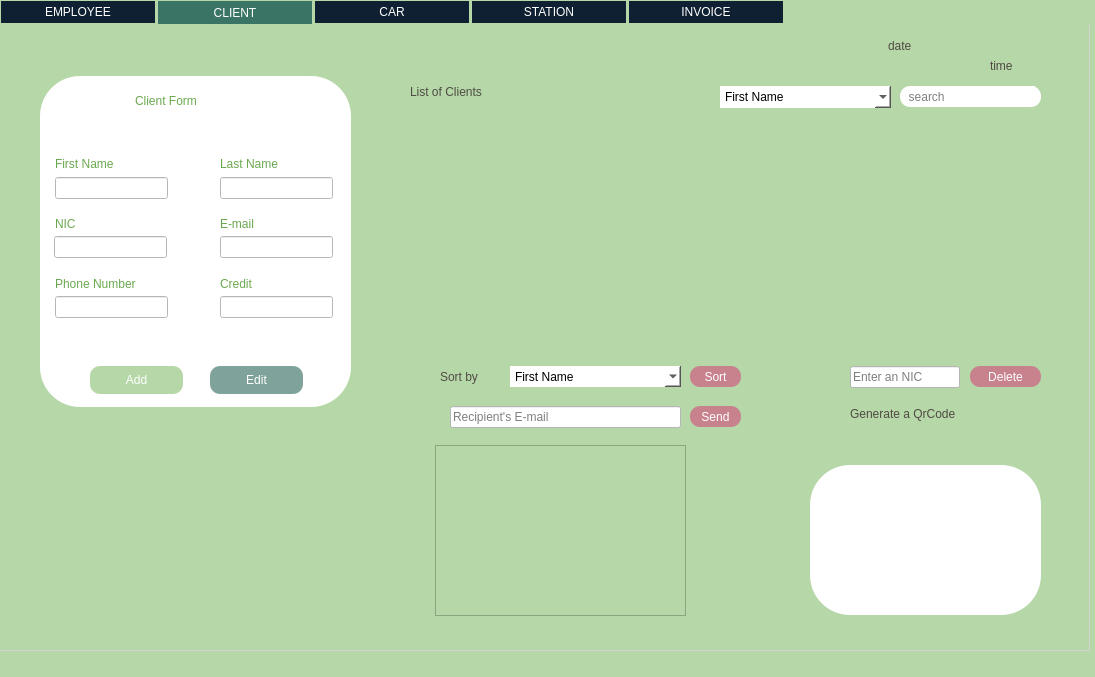
<?xml version="1.0" encoding="UTF-8"?>
<ui version="4.0">
 <class>MainWindow</class>
 <widget class="QMainWindow" name="MainWindow">
  <property name="geometry">
   <rect>
    <x>0</x>
    <y>0</y>
    <width>1095</width>
    <height>677</height>
   </rect>
  </property>
  <property name="windowTitle">
   <string>MainWindow</string>
  </property>
  <property name="styleSheet">
   <string notr="true">QWidget
{
	background-color: rgb(182, 215, 168);
}</string>
  </property>
  <widget class="QWidget" name="centralwidget">
   <widget class="QTabWidget" name="tabWidget">
    <property name="geometry">
     <rect>
      <x>-1</x>
      <y>0</y>
      <width>1091</width>
      <height>651</height>
     </rect>
    </property>
    <property name="styleSheet">
     <string notr="true">QTabWidget:pane {
border: 1px solid gray;
}
QTabWidget::pane {
  border: 1px solid lightgray;
  top:-1px; 
  background:rgb(0, 170, 255); 
} 

QTabBar::tab {
  background:rgb(255, 0, 0); 
  border: 1px rgb(0, 85, 255); 
  padding: 15px;
} 

QTabBar::tab:selected { 
  background: rgb(245, 245, 245); 
  margin-bottom: -1px; 
}
QTabWidget {  
    background-color:#B6D7A8;
    border-top: 2px solid #B6D7A8;  
} 
QTabWidget::pane { /* The tab widget frame */  
    border-top: 3px solid #B6D7A8;  
} 
 /* Style the tab using the tab sub-control. Note that 
    it reads QTabBar _not_ QTabWidget */  
QTabBar::tab {  
    background-color:#0f2033;
    border: 1px solid #B6D7A8;  
    min-width: 150px; 
    min-height:22px;
    padding: 0px  2px; 
    color: rgb(255, 255, 255);
    margin-left: 1px;
    font: 75 10pt &quot;Berlin Sans FB&quot;;
}  
  
QTabBar::tab:selected, QTabBar::tab:hover {  
    background-color:#397465;
    margin-top: 0px;
    
}  
  

  
QTabBar::tab:!selected {  
    /*margin-top: 5px;  make non-selected tabs look smaller */  
}  

</string>
    </property>
    <property name="currentIndex">
     <number>1</number>
    </property>
    <widget class="QWidget" name="tab">
     <attribute name="title">
      <string>EMPLOYEE</string>
     </attribute>
    </widget>
    <widget class="QWidget" name="tabClient">
     <attribute name="title">
      <string>CLIENT</string>
     </attribute>
     <widget class="QTableView" name="tableView">
      <property name="geometry">
       <rect>
        <x>410</x>
        <y>100</y>
        <width>631</width>
        <height>221</height>
       </rect>
      </property>
      <property name="styleSheet">
       <string notr="true">QHeaderView::section {
    background-color: #7FA39A;
    border: none;
    padding: 5px;
}

QHeaderView::section:first {
    border-top-left-radius: 10px;
    border-bottom-left-radius: 10px;
}

QHeaderView::section:last {
    border-top-right-radius: 10px;
    border-bottom-right-radius: 10px;
}

QTableView::item {
    background-color: white;
    border: none;
    padding: 5px;
    margin-top: 10px;
    text-align: center; /* align item content */
}

QTableView::item:first {
    border-top-left-radius: 10px;
    border-bottom-left-radius: 10px;
    margin-top: 0;
}

QTableView::item:last {
    border-top-right-radius: 10px;
    border-bottom-right-radius: 10px;
}

QTableView::item:selected {
    color: #397465;
}

QTableView::horizontalHeader {
    border: none;
}

QTableView::verticalHeader {
    border: none;
}

QTableView {
    border: none;
    padding-top: 10px;
    margin-right: 10px;
}
QScrollBar:vertical { background-color: #7FA39A; }
</string>
      </property>
      <property name="alternatingRowColors">
       <bool>false</bool>
      </property>
      <property name="showGrid">
       <bool>false</bool>
      </property>
      <property name="cornerButtonEnabled">
       <bool>false</bool>
      </property>
      <attribute name="horizontalHeaderVisible">
       <bool>false</bool>
      </attribute>
      <attribute name="horizontalHeaderCascadingSectionResizes">
       <bool>false</bool>
      </attribute>
      <attribute name="horizontalHeaderHighlightSections">
       <bool>false</bool>
      </attribute>
      <attribute name="horizontalHeaderStretchLastSection">
       <bool>false</bool>
      </attribute>
      <attribute name="verticalHeaderVisible">
       <bool>false</bool>
      </attribute>
      <attribute name="verticalHeaderCascadingSectionResizes">
       <bool>false</bool>
      </attribute>
      <attribute name="verticalHeaderHighlightSections">
       <bool>false</bool>
      </attribute>
      <attribute name="verticalHeaderStretchLastSection">
       <bool>false</bool>
      </attribute>
     </widget>
     <widget class="QLineEdit" name="searchEdit">
      <property name="geometry">
       <rect>
        <x>900</x>
        <y>60</y>
        <width>141</width>
        <height>21</height>
       </rect>
      </property>
      <property name="styleSheet">
       <string notr="true">QLineEdit
{
	background-color: rgb(255, 255, 255);
	border-radius: 10px;
	font: 9pt &quot;Berlin Sans FB&quot;;
}</string>
      </property>
      <property name="text">
       <string/>
      </property>
      <property name="placeholderText">
       <string>  search</string>
      </property>
     </widget>
     <widget class="QComboBox" name="searchCombo">
      <property name="geometry">
       <rect>
        <x>720</x>
        <y>60</y>
        <width>171</width>
        <height>22</height>
       </rect>
      </property>
      <property name="styleSheet">
       <string notr="true">QComboBox
{
	background-color: rgb(255, 255, 255);
	border-radius: 20px;
	font: 9pt &quot;Berlin Sans FB&quot;;

}</string>
      </property>
      <item>
       <property name="text">
        <string>First Name</string>
       </property>
      </item>
      <item>
       <property name="text">
        <string>Last Name</string>
       </property>
      </item>
      <item>
       <property name="text">
        <string>NIC</string>
       </property>
      </item>
     </widget>
     <widget class="QLineEdit" name="deleteEdit">
      <property name="geometry">
       <rect>
        <x>850</x>
        <y>340</y>
        <width>110</width>
        <height>22</height>
       </rect>
      </property>
      <property name="styleSheet">
       <string notr="true">QLineEdit
{
	background-color: rgb(255, 255, 255);
	font: 9pt &quot;Berlin Sans FB&quot;;
}</string>
      </property>
      <property name="placeholderText">
       <string>Enter an NIC</string>
      </property>
     </widget>
     <widget class="QGroupBox" name="Form">
      <property name="geometry">
       <rect>
        <x>40</x>
        <y>50</y>
        <width>311</width>
        <height>331</height>
       </rect>
      </property>
      <property name="styleSheet">
       <string notr="true">QGroupBox
{
	background-color: rgb(255, 255, 255);
	color: rgb(255, 255, 255);
	border-radius: 40px;
}</string>
      </property>
      <property name="title">
       <string/>
      </property>
      <widget class="QLabel" name="FormLabel">
       <property name="geometry">
        <rect>
         <x>95</x>
         <y>15</y>
         <width>121</width>
         <height>20</height>
        </rect>
       </property>
       <property name="styleSheet">
        <string notr="true">QLabel
{
	background-color: rgb(255, 255, 255);
	color: rgb(106, 168, 79);
	font: 15pt &quot;Berlin Sans FB&quot;;
	text-align: right;
}</string>
       </property>
       <property name="text">
        <string>Client Form</string>
       </property>
      </widget>
      <widget class="QLabel" name="icon">
       <property name="geometry">
        <rect>
         <x>30</x>
         <y>5</y>
         <width>31</width>
         <height>41</height>
        </rect>
       </property>
       <property name="styleSheet">
        <string notr="true">QLabel
{
	background-color: rgb(255, 255, 255);
}</string>
       </property>
       <property name="text">
        <string/>
       </property>
       <property name="pixmap">
        <pixmap>feedback.png</pixmap>
       </property>
      </widget>
      <widget class="QLabel" name="fnameLabel">
       <property name="geometry">
        <rect>
         <x>15</x>
         <y>80</y>
         <width>91</width>
         <height>16</height>
        </rect>
       </property>
       <property name="styleSheet">
        <string notr="true">QLabel
{
	background-color: rgb(255, 255, 255);
	color: rgb(106, 168, 79);
	font: 10pt &quot;Berlin Sans FB&quot;;
	text-align: right;
}</string>
       </property>
       <property name="text">
        <string>First Name</string>
       </property>
      </widget>
      <widget class="QLabel" name="lnameLabel">
       <property name="geometry">
        <rect>
         <x>180</x>
         <y>80</y>
         <width>81</width>
         <height>16</height>
        </rect>
       </property>
       <property name="styleSheet">
        <string notr="true">QLabel
{
	background-color: rgb(255, 255, 255);
	color: rgb(106, 168, 79);
	font: 10pt &quot;Berlin Sans FB&quot;;
	text-align: right;
}</string>
       </property>
       <property name="text">
        <string>Last Name</string>
       </property>
      </widget>
      <widget class="QLineEdit" name="fnameEdit">
       <property name="geometry">
        <rect>
         <x>15</x>
         <y>101</y>
         <width>113</width>
         <height>22</height>
        </rect>
       </property>
       <property name="styleSheet">
        <string notr="true">QLineEdit
{
	background-color: rgb(255, 255, 255);
	border-color: rgb(106, 168, 79);
}</string>
       </property>
      </widget>
      <widget class="QLineEdit" name="lnameEdit">
       <property name="geometry">
        <rect>
         <x>180</x>
         <y>101</y>
         <width>113</width>
         <height>22</height>
        </rect>
       </property>
       <property name="styleSheet">
        <string notr="true">QLineEdit
{
	background-color: rgb(255, 255, 255);
}</string>
       </property>
      </widget>
      <widget class="QLabel" name="NIClabel">
       <property name="geometry">
        <rect>
         <x>15</x>
         <y>140</y>
         <width>56</width>
         <height>16</height>
        </rect>
       </property>
       <property name="styleSheet">
        <string notr="true">QLabel
{
	background-color: rgb(255, 255, 255);
	color: rgb(106, 168, 79);
	font: 10pt &quot;Berlin Sans FB&quot;;
	text-align: right;
}</string>
       </property>
       <property name="text">
        <string>NIC</string>
       </property>
      </widget>
      <widget class="QLabel" name="emailLabel">
       <property name="geometry">
        <rect>
         <x>180</x>
         <y>140</y>
         <width>56</width>
         <height>16</height>
        </rect>
       </property>
       <property name="styleSheet">
        <string notr="true">QLabel
{
	background-color: rgb(255, 255, 255);
	color: rgb(106, 168, 79);
	font: 10pt &quot;Berlin Sans FB&quot;;
	text-align: right;
}</string>
       </property>
       <property name="text">
        <string>E-mail</string>
       </property>
      </widget>
      <widget class="QLineEdit" name="emailEdit">
       <property name="geometry">
        <rect>
         <x>180</x>
         <y>160</y>
         <width>113</width>
         <height>22</height>
        </rect>
       </property>
       <property name="styleSheet">
        <string notr="true">QLineEdit
{
	background-color: rgb(255, 255, 255);
	border-color: rgb(106, 168, 79);
}</string>
       </property>
      </widget>
      <widget class="QLabel" name="pnbLabel">
       <property name="geometry">
        <rect>
         <x>15</x>
         <y>200</y>
         <width>111</width>
         <height>16</height>
        </rect>
       </property>
       <property name="styleSheet">
        <string notr="true">QLabel
{
	background-color: rgb(255, 255, 255);
	color: rgb(106, 168, 79);
	font: 10pt &quot;Berlin Sans FB&quot;;
	text-align: right;
}</string>
       </property>
       <property name="text">
        <string>Phone Number</string>
       </property>
      </widget>
      <widget class="QLineEdit" name="pnbEdit">
       <property name="geometry">
        <rect>
         <x>15</x>
         <y>220</y>
         <width>113</width>
         <height>22</height>
        </rect>
       </property>
       <property name="styleSheet">
        <string notr="true">QLineEdit
{
	background-color: rgb(255, 255, 255);
	border-color: rgb(106, 168, 79);
}</string>
       </property>
      </widget>
      <widget class="QPushButton" name="addButton">
       <property name="geometry">
        <rect>
         <x>50</x>
         <y>290</y>
         <width>93</width>
         <height>28</height>
        </rect>
       </property>
       <property name="styleSheet">
        <string notr="true">QPushButton
{
	background-color: rgb(182, 215, 168);
	color: rgb(255, 255, 255);
	font: 10pt &quot;Berlin Sans FB&quot;;
	border-radius: 10px;
}

QPushButton:hover
{
	
	background-color: rgb(98, 153, 75);
	color: rgb(255, 255, 255);
	font: 12pt &quot;Berlin Sans FB&quot;;
	border-radius: 10px;
}</string>
       </property>
       <property name="text">
        <string>Add</string>
       </property>
      </widget>
      <widget class="QLineEdit" name="nicEdit">
       <property name="geometry">
        <rect>
         <x>14</x>
         <y>160</y>
         <width>113</width>
         <height>22</height>
        </rect>
       </property>
       <property name="styleSheet">
        <string notr="true">QLineEdit
{
	background-color: rgb(255, 255, 255);
}</string>
       </property>
      </widget>
      <widget class="QPushButton" name="EditButton">
       <property name="geometry">
        <rect>
         <x>170</x>
         <y>290</y>
         <width>93</width>
         <height>28</height>
        </rect>
       </property>
       <property name="styleSheet">
        <string notr="true">QPushButton
{
	
	background-color: rgb(127, 163, 154);
	color: rgb(255, 255, 255);
	font: 10pt &quot;Berlin Sans FB&quot;;
	border-radius: 10px;
}

QPushButton:hover
{
    color: rgb(255, 255, 255);
	background-color: rgb(57, 116, 101);
	font: 12pt &quot;Berlin Sans FB&quot;;
	border-radius: 10px;
}</string>
       </property>
       <property name="text">
        <string>Edit</string>
       </property>
      </widget>
      <widget class="QLabel" name="creditLabel">
       <property name="geometry">
        <rect>
         <x>180</x>
         <y>200</y>
         <width>56</width>
         <height>16</height>
        </rect>
       </property>
       <property name="styleSheet">
        <string notr="true">QLabel
{
	background-color: rgb(255, 255, 255);
	color: rgb(106, 168, 79);
	font: 10pt &quot;Berlin Sans FB&quot;;
	text-align: right;
}</string>
       </property>
       <property name="text">
        <string>Credit</string>
       </property>
      </widget>
      <widget class="QLineEdit" name="creditEdit">
       <property name="geometry">
        <rect>
         <x>180</x>
         <y>220</y>
         <width>113</width>
         <height>22</height>
        </rect>
       </property>
       <property name="styleSheet">
        <string notr="true">QLineEdit
{
	background-color: rgb(255, 255, 255);
	border-color: rgb(106, 168, 79);
}
</string>
       </property>
      </widget>
      <widget class="QPushButton" name="refreshButton">
       <property name="geometry">
        <rect>
         <x>250</x>
         <y>10</y>
         <width>31</width>
         <height>31</height>
        </rect>
       </property>
       <property name="text">
        <string/>
       </property>
       <property name="icon">
        <iconset>
         <normaloff>refresh-button.png</normaloff>refresh-button.png</iconset>
       </property>
       <property name="iconSize">
        <size>
         <width>32</width>
         <height>32</height>
        </size>
       </property>
       <property name="flat">
        <bool>true</bool>
       </property>
      </widget>
     </widget>
     <widget class="QLabel" name="Sortby">
      <property name="geometry">
       <rect>
        <x>440</x>
        <y>340</y>
        <width>71</width>
        <height>21</height>
       </rect>
      </property>
      <property name="styleSheet">
       <string notr="true">QLabel
{
	color: rgb(80, 75, 67);
	font: 12pt &quot;Berlin Sans FB&quot;;
	text-align: right;
}</string>
      </property>
      <property name="text">
       <string>Sort by</string>
      </property>
     </widget>
     <widget class="QComboBox" name="sortCombo">
      <property name="geometry">
       <rect>
        <x>510</x>
        <y>340</y>
        <width>171</width>
        <height>21</height>
       </rect>
      </property>
      <property name="styleSheet">
       <string notr="true">QComboBox
{
	background-color: rgb(255, 255, 255);
	border-radius: 20px;
	font: 9pt &quot;Berlin Sans FB&quot;;

}</string>
      </property>
      <item>
       <property name="text">
        <string>First Name</string>
       </property>
      </item>
      <item>
       <property name="text">
        <string>Last Name</string>
       </property>
      </item>
      <item>
       <property name="text">
        <string>NIC</string>
       </property>
      </item>
     </widget>
     <widget class="QGroupBox" name="groupBox">
      <property name="geometry">
       <rect>
        <x>810</x>
        <y>439</y>
        <width>231</width>
        <height>150</height>
       </rect>
      </property>
      <property name="styleSheet">
       <string notr="true">QGroupBox
{
	background-color: rgb(255, 255, 255);
	color: rgb(255, 255, 255);
	border-radius: 40px;
	font: 9pt &quot;Berlin Sans FB&quot; #000000;
}</string>
      </property>
      <property name="title">
       <string/>
      </property>
      <widget class="QLabel" name="qrLabel">
       <property name="geometry">
        <rect>
         <x>55</x>
         <y>16</y>
         <width>120</width>
         <height>120</height>
        </rect>
       </property>
       <property name="styleSheet">
        <string notr="true">QLabel
{
	
	background-color: rgb(255, 255, 255);
}</string>
       </property>
       <property name="text">
        <string/>
       </property>
      </widget>
     </widget>
     <widget class="QPushButton" name="searchButton">
      <property name="geometry">
       <rect>
        <x>1014</x>
        <y>60</y>
        <width>21</width>
        <height>20</height>
       </rect>
      </property>
      <property name="styleSheet">
       <string notr="true">QPushButton
{
	background-color: rgb(255, 255, 255);
	border-radius: 40px;
}</string>
      </property>
      <property name="text">
       <string/>
      </property>
      <property name="icon">
       <iconset>
        <normaloff>search-interface-symbol.png</normaloff>search-interface-symbol.png</iconset>
      </property>
     </widget>
     <widget class="QLabel" name="mailing">
      <property name="geometry">
       <rect>
        <x>410</x>
        <y>380</y>
        <width>31</width>
        <height>21</height>
       </rect>
      </property>
      <property name="text">
       <string/>
      </property>
      <property name="pixmap">
       <pixmap>email.png</pixmap>
      </property>
     </widget>
     <widget class="QLabel" name="trashcan">
      <property name="geometry">
       <rect>
        <x>810</x>
        <y>336</y>
        <width>31</width>
        <height>31</height>
       </rect>
      </property>
      <property name="text">
       <string/>
      </property>
      <property name="pixmap">
       <pixmap>trash-can.png</pixmap>
      </property>
     </widget>
     <widget class="QLabel" name="client">
      <property name="geometry">
       <rect>
        <x>120</x>
        <y>417</y>
        <width>141</width>
        <height>171</height>
       </rect>
      </property>
      <property name="text">
       <string/>
      </property>
      <property name="pixmap">
       <pixmap>client.png</pixmap>
      </property>
     </widget>
     <widget class="QPushButton" name="sortButton">
      <property name="geometry">
       <rect>
        <x>690</x>
        <y>340</y>
        <width>51</width>
        <height>21</height>
       </rect>
      </property>
      <property name="styleSheet">
       <string notr="true">QPushButton
{
	color: rgb(255, 255, 255);
	background-color: rgb(200, 130, 142);
	font: 10pt &quot;Berlin Sans FB&quot;;
	border-radius: 10px;
}

QPushButton:hover
{
	color: rgb(255, 255, 255);
	font: 12pt &quot;Berlin Sans FB&quot;;
	background-color: rgb(167, 82, 97);
	border-radius: 10px;
}</string>
      </property>
      <property name="text">
       <string>Sort</string>
      </property>
     </widget>
     <widget class="QPushButton" name="PDFButton">
      <property name="geometry">
       <rect>
        <x>560</x>
        <y>50</y>
        <width>21</width>
        <height>28</height>
       </rect>
      </property>
      <property name="styleSheet">
       <string notr="true">QPushButton
{
qproperty-icon:: url(C:\Users\Skander\Documents\Client1\pdf-file.png);
}</string>
      </property>
      <property name="text">
       <string/>
      </property>
      <property name="icon">
       <iconset>
        <normaloff>pdf-file.png</normaloff>pdf-file.png</iconset>
      </property>
      <property name="iconSize">
       <size>
        <width>24</width>
        <height>24</height>
       </size>
      </property>
      <property name="flat">
       <bool>true</bool>
      </property>
     </widget>
     <widget class="QLabel" name="listClients">
      <property name="geometry">
       <rect>
        <x>410</x>
        <y>56</y>
        <width>141</width>
        <height>20</height>
       </rect>
      </property>
      <property name="styleSheet">
       <string notr="true">QLabel
{
	color: rgb(80, 75, 67);
	font: 15pt &quot;Berlin Sans FB&quot;;
	text-align: right;
}</string>
      </property>
      <property name="text">
       <string>List of Clients</string>
      </property>
     </widget>
     <widget class="QPushButton" name="qrcodeButton">
      <property name="geometry">
       <rect>
        <x>806</x>
        <y>373</y>
        <width>31</width>
        <height>31</height>
       </rect>
      </property>
      <property name="text">
       <string/>
      </property>
      <property name="icon">
       <iconset>
        <normaloff>qr-code.png</normaloff>qr-code.png</iconset>
      </property>
      <property name="iconSize">
       <size>
        <width>24</width>
        <height>24</height>
       </size>
      </property>
      <property name="flat">
       <bool>true</bool>
      </property>
     </widget>
     <widget class="QLabel" name="label">
      <property name="geometry">
       <rect>
        <x>850</x>
        <y>380</y>
        <width>171</width>
        <height>16</height>
       </rect>
      </property>
      <property name="styleSheet">
       <string notr="true">QLabel
{
	color: rgb(80, 75, 67);
	font: 12pt &quot;Berlin Sans FB&quot;;
	text-align: right;
}</string>
      </property>
      <property name="text">
       <string>Generate a QrCode</string>
      </property>
     </widget>
     <widget class="QFrame" name="chart">
      <property name="geometry">
       <rect>
        <x>435</x>
        <y>419</y>
        <width>251</width>
        <height>171</height>
       </rect>
      </property>
      <property name="frameShape">
       <enum>QFrame::StyledPanel</enum>
      </property>
      <property name="frameShadow">
       <enum>QFrame::Raised</enum>
      </property>
     </widget>
     <widget class="QPushButton" name="sendButton">
      <property name="geometry">
       <rect>
        <x>690</x>
        <y>380</y>
        <width>51</width>
        <height>21</height>
       </rect>
      </property>
      <property name="styleSheet">
       <string notr="true">QPushButton
{
	color: rgb(255, 255, 255);
	background-color: rgb(200, 130, 142);
	font: 10pt &quot;Berlin Sans FB&quot;;
	border-radius: 10px;
}

QPushButton:hover
{
	color: rgb(255, 255, 255);
	font: 12pt &quot;Berlin Sans FB&quot;;
	background-color: rgb(167, 82, 97);
	border-radius: 10px;
}</string>
      </property>
      <property name="text">
       <string>Send</string>
      </property>
     </widget>
     <widget class="QPushButton" name="deleteButton">
      <property name="geometry">
       <rect>
        <x>970</x>
        <y>340</y>
        <width>71</width>
        <height>21</height>
       </rect>
      </property>
      <property name="styleSheet">
       <string notr="true">QPushButton
{
	color: rgb(255, 255, 255);
	background-color: rgb(200, 130, 142);
	font: 10pt &quot;Berlin Sans FB&quot;;
	border-radius: 10px;
}

QPushButton:hover
{
	color: rgb(255, 255, 255);
	font: 12pt &quot;Berlin Sans FB&quot;;
	background-color: rgb(167, 82, 97);
	border-radius: 10px;
}</string>
      </property>
      <property name="text">
       <string>Delete</string>
      </property>
     </widget>
     <widget class="QLabel" name="sortLabel">
      <property name="geometry">
       <rect>
        <x>410</x>
        <y>340</y>
        <width>21</width>
        <height>21</height>
       </rect>
      </property>
      <property name="text">
       <string/>
      </property>
      <property name="pixmap">
       <pixmap>sort.png</pixmap>
      </property>
     </widget>
     <widget class="QLineEdit" name="recipientEdit">
      <property name="geometry">
       <rect>
        <x>450</x>
        <y>380</y>
        <width>231</width>
        <height>22</height>
       </rect>
      </property>
      <property name="styleSheet">
       <string notr="true">QLineEdit
{
	background-color: rgb(255, 255, 255);
	font: 9pt &quot;Berlin Sans FB&quot;;
}</string>
      </property>
      <property name="placeholderText">
       <string>Recipient's E-mail</string>
      </property>
     </widget>
     <widget class="QLabel" name="Date">
      <property name="geometry">
       <rect>
        <x>888</x>
        <y>10</y>
        <width>161</width>
        <height>20</height>
       </rect>
      </property>
      <property name="styleSheet">
       <string notr="true">QLabel
{
	color: rgb(80, 75, 67);
	font: 10pt &quot;Berlin Sans FB&quot;;
	text-align: right;
}</string>
      </property>
      <property name="text">
       <string>date</string>
      </property>
     </widget>
     <widget class="QLabel" name="time">
      <property name="geometry">
       <rect>
        <x>990</x>
        <y>30</y>
        <width>61</width>
        <height>20</height>
       </rect>
      </property>
      <property name="styleSheet">
       <string notr="true">QLabel
{
	color: rgb(80, 75, 67);
	font: 10pt &quot;Berlin Sans FB&quot;;
	text-align: right;
}</string>
      </property>
      <property name="text">
       <string>time</string>
      </property>
     </widget>
    </widget>
    <widget class="QWidget" name="tab_2">
     <attribute name="title">
      <string>CAR</string>
     </attribute>
    </widget>
    <widget class="QWidget" name="tab_3">
     <attribute name="title">
      <string>STATION</string>
     </attribute>
    </widget>
    <widget class="QWidget" name="tab_4">
     <attribute name="title">
      <string>INVOICE</string>
     </attribute>
    </widget>
   </widget>
  </widget>
  <widget class="QMenuBar" name="menubar">
   <property name="geometry">
    <rect>
     <x>0</x>
     <y>0</y>
     <width>1095</width>
     <height>26</height>
    </rect>
   </property>
  </widget>
  <widget class="QStatusBar" name="statusbar"/>
 </widget>
 <resources/>
 <connections/>
</ui>
